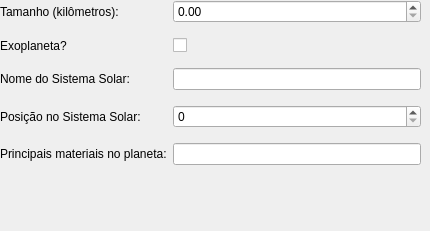
      <widget class="QWidget" name="page_6">
       <widget class="QWidget" name="formLayoutWidget_4">
        <property name="geometry">
         <rect>
          <x>0</x>
          <y>0</y>
          <width>421</width>
          <height>222</height>
         </rect>
        </property>
        <layout class="QFormLayout" name="formLayout_4">
         <property name="verticalSpacing">
          <number>15</number>
         </property>
         <item row="0" column="0">
          <widget class="QLabel" name="label_19">
           <property name="text">
            <string>Tamanho (kilômetros):</string>
           </property>
          </widget>
         </item>
         <item row="1" column="0">
          <widget class="QLabel" name="label_20">
           <property name="text">
            <string>Exoplaneta?</string>
           </property>
          </widget>
         </item>
         <item row="2" column="0">
          <widget class="QLabel" name="label_21">
           <property name="text">
            <string>Nome do Sistema Solar:</string>
           </property>
          </widget>
         </item>
         <item row="3" column="0">
          <widget class="QLabel" name="label_25">
           <property name="text">
            <string>Posição no Sistema Solar:</string>
           </property>
          </widget>
         </item>
         <item row="4" column="0">
          <widget class="QLabel" name="label_22">
           <property name="text">
            <string>Principais materiais no planeta:</string>
           </property>
          </widget>
         </item>
         <item row="0" column="1">
          <widget class="QDoubleSpinBox" name="tamanhoPlaneta">
           <property name="accelerated">
            <bool>true</bool>
           </property>
           <property name="maximum">
            <double>999999999.000000000000000</double>
           </property>
           <property name="singleStep">
            <double>10.000000000000000</double>
           </property>
          </widget>
         </item>
         <item row="1" column="1">
          <widget class="QCheckBox" name="exoPlaneta">
           <property name="text">
            <string/>
           </property>
          </widget>
         </item>
         <item row="2" column="1">
          <widget class="QLineEdit" name="nomeSSPLaneta"/>
         </item>
         <item row="3" column="1">
          <widget class="QSpinBox" name="posSSPlaneta"/>
         </item>
         <item row="4" column="1">
          <widget class="QLineEdit" name="materiaisPlaneta"/>
         </item>
        </layout>
       </widget>
      </widget>
